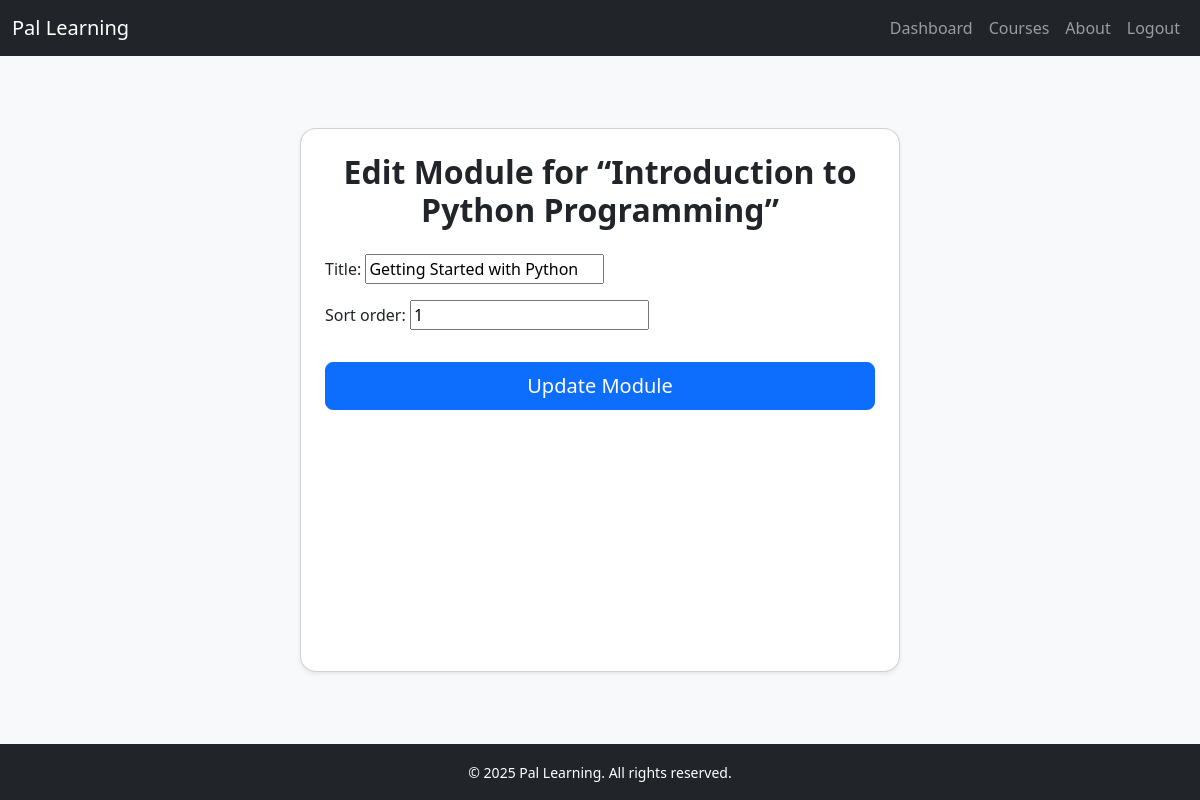
/courses/3/modules/4/edit/ (signed in), run on the app's committed database.
### pal_learning_app/models.py (models this page shows, shortened)
class Course(models.Model):
    BEGINNER     = 'beginner'
    INTERMEDIATE = 'intermediate'
    ADVANCED     = 'advanced'
    DIFFICULTY_CHOICES = [
        (BEGINNER,     'Beginner'),
        (INTERMEDIATE, 'Intermediate'),
        (ADVANCED,     'Advanced'),
    ]
    title        = models.CharField(max_length=255)
    description  = models.TextField(blank=True)
    topic        = models.CharField(max_length=100, blank=True)
    difficulty   = models.CharField(max_length=20, choices=DIFFICULTY_CHOICES, default=BEGINNER)
    instructor   = models.ForeignKey(settings.AUTH_USER_MODEL, on_delete=models.PROTECT, related_name='courses_taught')
    created_at   = models.DateTimeField(auto_now_add=True)
    updated_at   = models.DateTimeField(auto_now=True)

class Module(models.Model):
    course     = models.ForeignKey(Course, on_delete=models.CASCADE, related_name='modules')
    title      = models.CharField(max_length=255)
    sort_order = models.PositiveIntegerField(default=0)
    class Meta:
        ordering = ['sort_order']

### pal_learning_app/views.py (the view)
# urls.py: path('courses/<int:course_id>/modules/<int:module_id>/edit/',views.module_edit,name='module_edit'),
@login_required
@user_passes_test(is_instructor_or_admin)
def module_edit(request, course_id, module_id):
    course = get_object_or_404(Course, pk=course_id)
    module = get_object_or_404(Module, pk=module_id, course=course)
    if not request.user.is_superuser and course.instructor != request.user:
        messages.error(request, "You don’t have permission to edit this module.")
        return redirect('course_detail', course_id=course_id)
    if request.method == 'POST':
        form = ModuleForm(request.POST, instance=module)
        if form.is_valid():
            form.save()
            messages.success(request, "Module updated successfully.")
            return redirect('course_detail', course_id=course_id)
    else:
        form = ModuleForm(instance=module)
    return render(request, 'module_form.html', {
        'form': form,
        'course': course,
        'module': module,
    })

### pal_learning_app/forms.py
class ModuleForm(forms.ModelForm):
    class Meta:
        model = Module
        fields = ['title', 'sort_order']

### pal_learning_app/utils.py (called while the page is built)
def is_instructor_or_admin(user):
    return user.is_authenticated and (
        user.is_superuser or user.role == CustomUser.INSTRUCTOR
    )

### pal_learning_app/templates/module_form.html (shortened to what this page needs)
{% extends "base.html" %}
{% block content %}
<div class="d-flex justify-content-center py-5" style="background-color: #f8f9fa; min-height: 80vh;">
  <div class="card shadow-sm rounded-4 p-4" style="width: 100%; max-width: 600px;">
    {% if module %}
      <h2 class="mb-4 fw-bold text-center">Edit Module for &ldquo;{{ course.title }}&rdquo;</h2>
    {% else %}
      <h2 class="mb-4 fw-bold text-center">Add Module for &ldquo;{{ course.title }}&rdquo;</h2>
    {% endif %}
    <form method="post" novalidate>
      {{ form.as_p }}
      <button type="submit" class="btn btn-primary btn-lg w-100 mt-3">
        {% if module %}Update Module{% else %}Create Module{% endif %}
      </button>
    </form>
  </div>
</div>
{% endblock %}

### data on the page
Course: title "Introduction to Python Programming"
Module: title "Getting Started with Python", sort_order "1"
